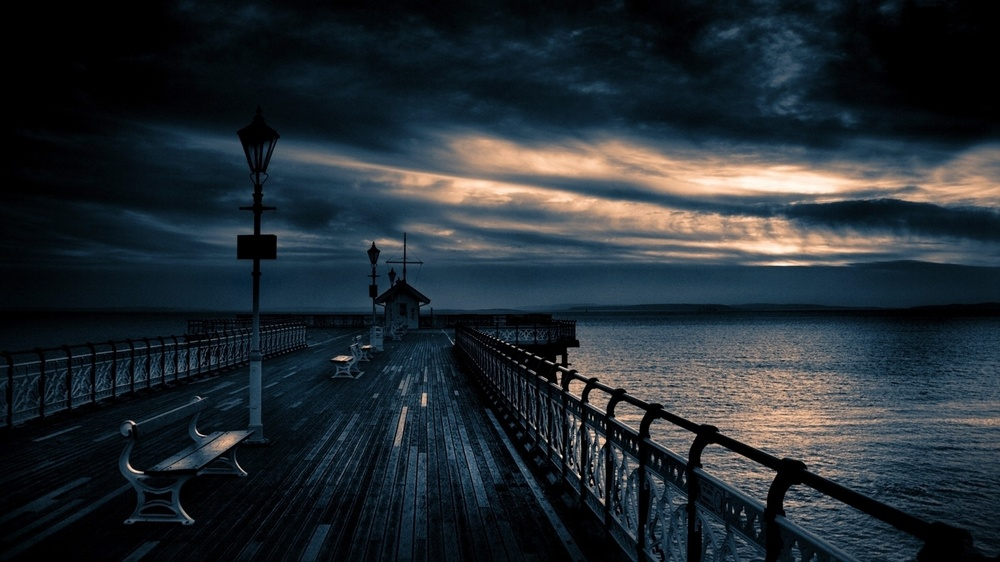
#> input picture dark.jpeg, 1000 x 562 px, shrunk from 1920 x 1080 before the run
$ python log_gamma.py
#> lines starting #> are read from the running program, lines starting #| are printed output that depends on the picture
#> further down, i is the input picture: shape (562, 1000, 3); mean B, G, R 50.6, 44.1, 35.7
import numpy as np  # Importing numpy for numerical operations
import cv2  # Importing OpenCV for image processing

# Function to apply gamma correction to an image
def gamma_corr(image, gamma):
#> called with gamma = 0.5
    invGamma = 1.0 / gamma  # Calculate the inverse of the gamma value
    # Create a lookup table to map pixel values based on gamma correction
    table = np.array([((i / 255.0) ** invGamma) * 255 for i in np.arange(0, 256)]).astype("uint8")
#> table = 256 values from 0 to 255
    # Apply gamma correction using the lookup table
    return cv2.LUT(image, table)
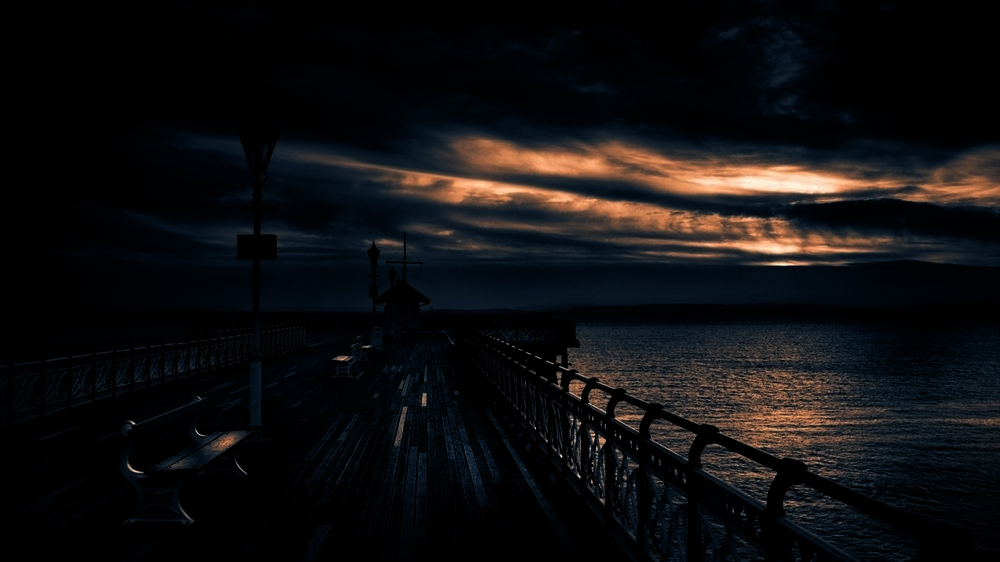
#> returned value: shape (562, 1000, 3); mean of channels 0, 1, 2 16.7, 15.5, 15.9; drawn as B, G, R

# Function to apply logarithmic transformation to an image
def log_transform(image, c):
    # Create a lookup table to map pixel values based on log transformation
    # The formula used is c * log(1 + image)
#> called with c = 1.5
    table = np.array([(np.log((i / 255.0) + 1) * c) * 255 for i in np.arange(0, 256)]).astype("uint8")
#> table = 256 values, max 255 at index 242, min 0 at index 0, mean 134.2
    # Apply log transformation using the lookup table
    return cv2.LUT(image, table)
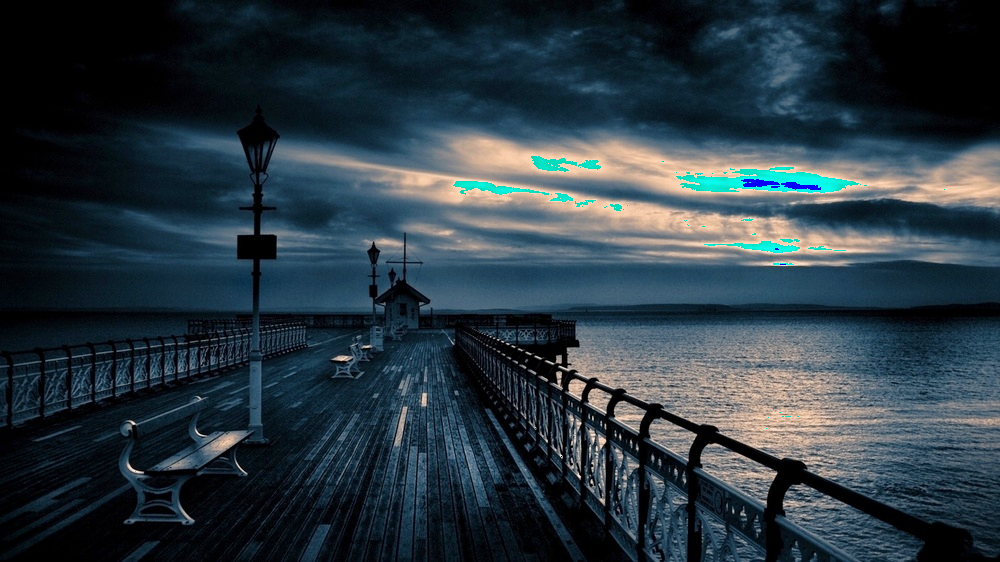
#> returned value: shape (562, 1000, 3); mean of channels 0, 1, 2 65.2, 56.4, 42.1; drawn as B, G, R

# Function to add a constant factor to an image
def img_add(image, factor):
    # Add the factor to the image and apply normalization (0-255) after addition
    return np.clip(image + factor, 0, 255).astype("uint8")

# Function to multiply a constant factor with an image (change contrast)
def img_mul(image, factor):
    # Multiply the image by the factor and apply normalization (0-255) after multiplication
    return np.clip(image * factor, 0, 255).astype("uint8")

# Read the image from file
i = cv2.imread('dark.jpeg')

# Apply gamma correction with gamma = 0.5
i_corr1 = gamma_corr(i, 0.5)

# Apply logarithmic transformation with c = 1.5
i_corr2 = log_transform(i, 1.5)

cv2.imshow('orig',i)
cv2.waitKey(0)

cv2.imshow('gamma=0.5',i_corr1)
cv2.waitKey(0)

cv2.imshow('log',i_corr2)
cv2.waitKey(0)
